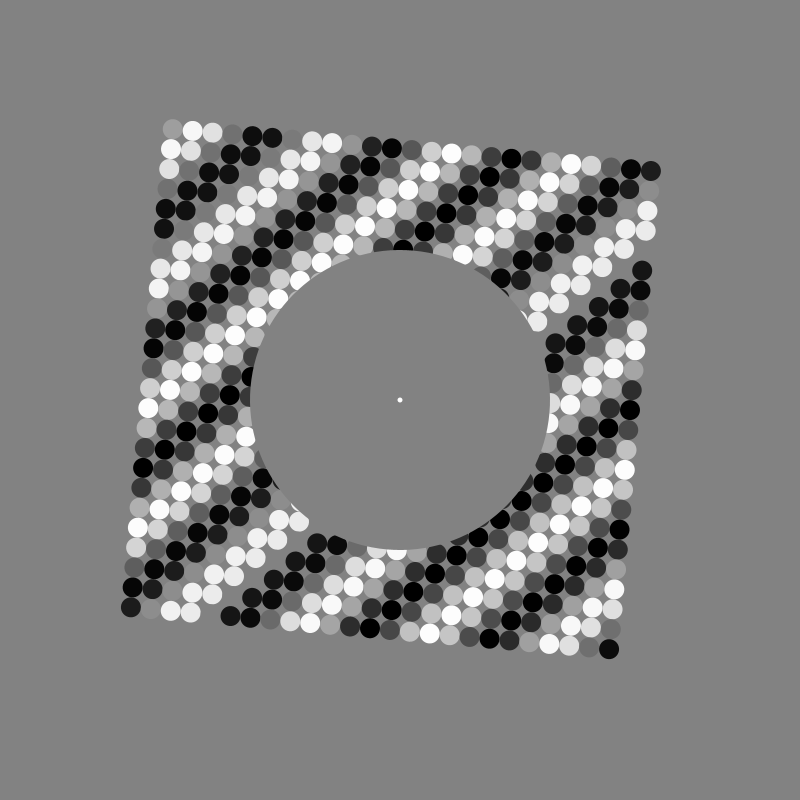
Frame 1 (no input)
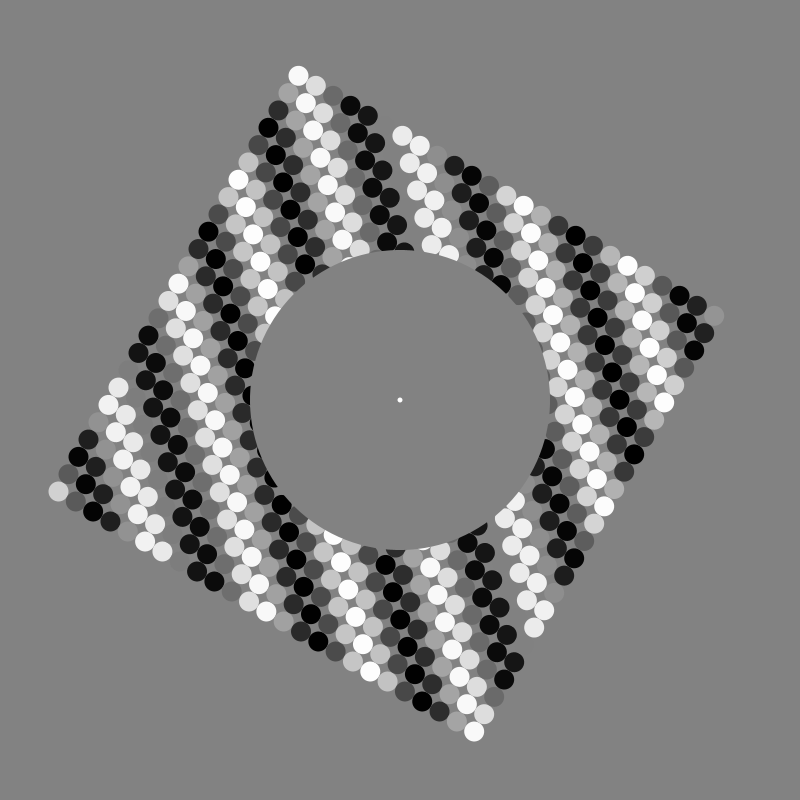
Frame 60 (the mouse pressed at the canvas centre just before this capture)
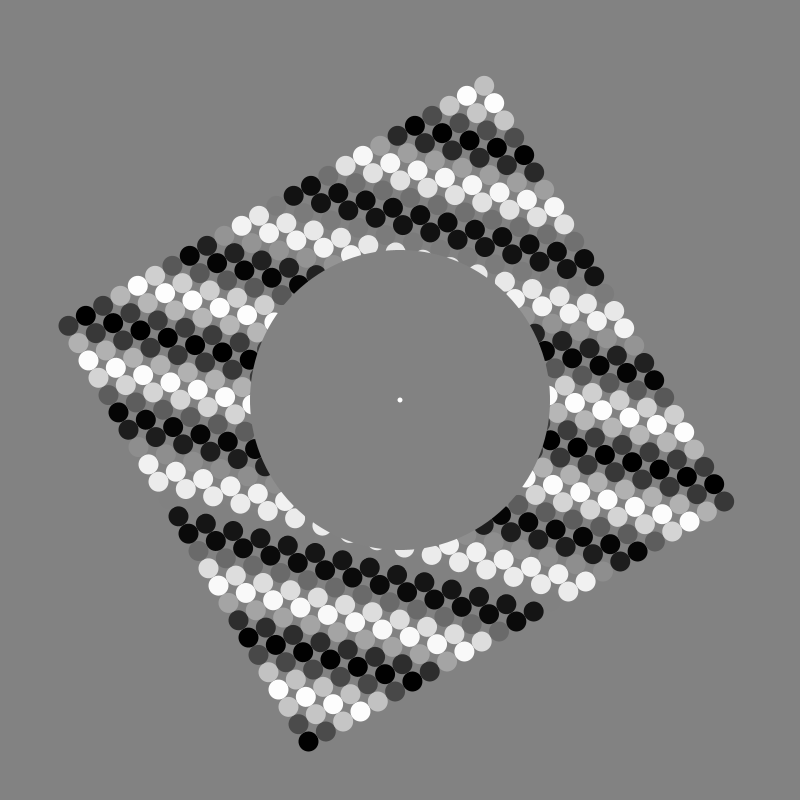
Frame 120 (the mouse held since frame 60 and released just before this capture)

The Processing sketch that drew these frames (run headless with seeded random() and noise(); from frame 60 on, the mouse is pressed at the canvas centre):

// Processing sketch: processing_98874
// ── processing_98874.pde

// 2D Array of objects
Cell[][] grid;

// Number of columns and rows in the grid
int cols = 25;
int rows = 25;
int rotating = 0;

void setup() {
  
  size(800,800);
  background(150);
  frameRate(10);
  int rotating;
  rotating = 0;
  grid = new Cell[cols][rows];
  for (int i = 0; i < cols; i++) {
    for (int j = 0; j < rows; j++) {
      // Initialize each object
      grid[i][j] = new Cell(i*20,j*20,20,20,i+j);
    }
  }
}

void draw() {
  background(130);
  // The counter variables i and j are also the column and row numbers and 
  // are used as arguments to the constructor for each object in the grid.  
 if (!keyPressed){rotating += 5;}
 translate(400,400);
 rotate(radians(rotating));
 rotate(TWO_PI);
  for (int i = 0; i < cols; i++) {
    for (int j = 0; j < rows; j++) {
      // Oscillate and display each object
      grid[i][j].oscillate();
      grid[i][j].display();
    }
  }
    noFill();
  stroke(130);
  strokeWeight(180);
  //ellipse(0,0,600,600);
  noStroke();
  fill(130);
  ellipse(0,0,300,300);
  fill(255);
  ellipse(0,0,5,5);
}

// A Cell object
class Cell {
  // A cell object knows about its location in the grid as well as its size with the variables x,y,w,h.
  float x,y;   // x,y location
  float w,h;   // width and height
  float angle; // angle for oscillating brightness

  // Cell Constructor
  Cell(float tempX, float tempY, float tempW, float tempH, float tempAngle) {
    x = tempX;
    y = tempY;
    w = tempW;
    h = tempH;
    angle = tempAngle;
  } 
  
  // Oscillation means increase angle
  void oscillate() {
    angle += 0.25; 
  }

  void display() {
    noStroke();
    // Color calculated using sine wave
    fill(127+127*sin(angle));
    ellipse(x-250,y-250,w,h); 
  }
}
 
